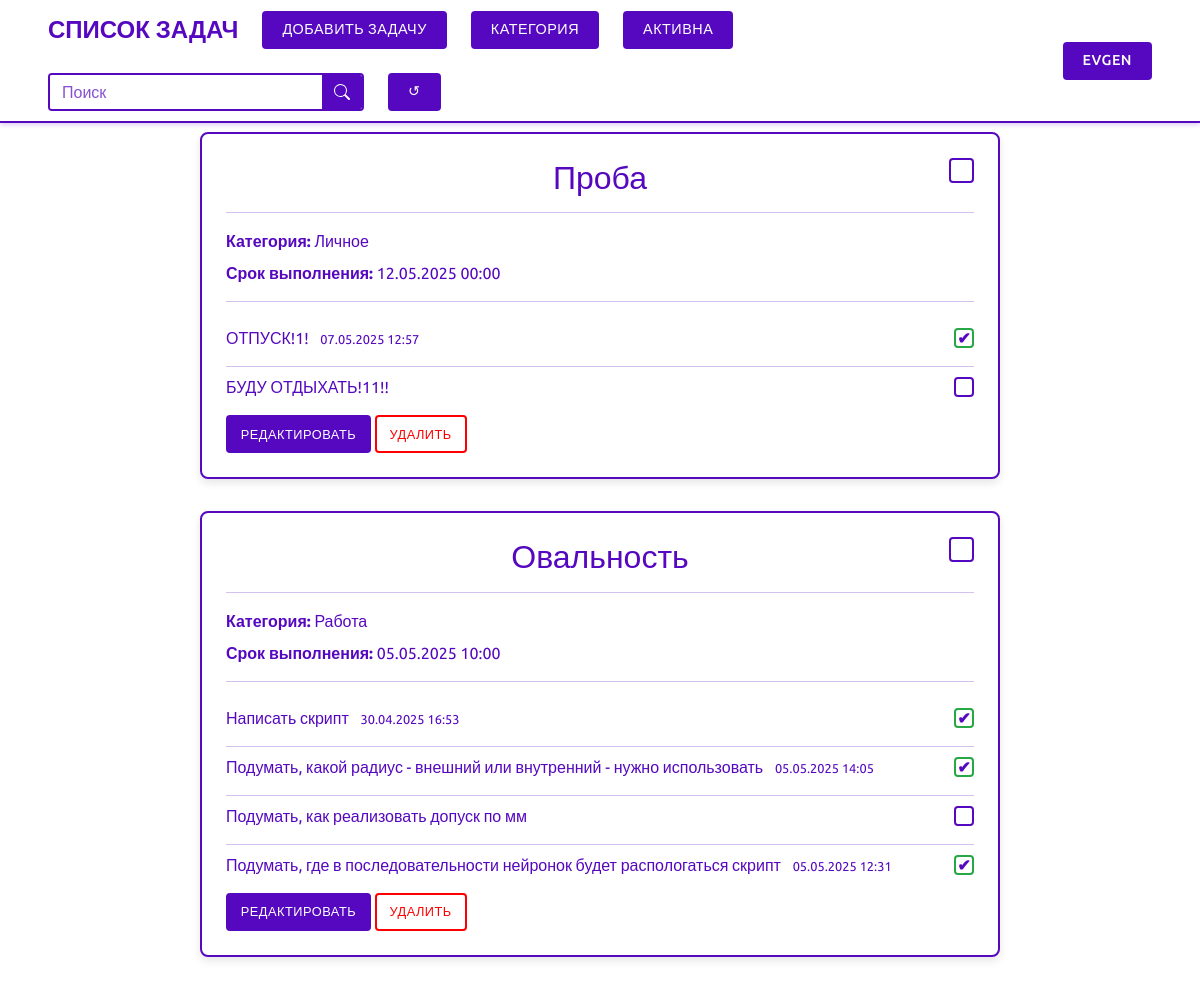
/?status=active (signed in), run on the app's committed database.
### task/models.py (models this page shows, shortened)
class Task(models.Model):
    class Status(models.TextChoices):
        NOT_ACTIVE = 'not_active', 'Не активна'
        ACTIVE = 'active', 'Активна'
        COMPLETED = 'completed', 'Выполнена'
    title = models.CharField(max_length=100, verbose_name='Название задачи')
    user = models.ForeignKey(User, on_delete=models.CASCADE, verbose_name='Пользователь', related_name='tasks')
    category = models.ForeignKey(Category, on_delete=models.PROTECT, verbose_name='Категория', related_name='tasks')
    status = models.CharField(max_length=10, choices=Status.choices, default=Status.NOT_ACTIVE,
                              verbose_name='Статус задачи')
    create_date = models.DateTimeField(auto_now_add=True, db_index=True, verbose_name='Дата создания')
    due_date = models.DateTimeField(blank=True, null=True, verbose_name='Срок выполнения')
    class Meta:
        ordering = ('-create_date',)
        verbose_name = 'Задача'
        verbose_name_plural = 'Задачи'
        constraints = [
            models.CheckConstraint(
                check=models.Q(due_date__gt=models.F('create_date')),
                name='check_due_date_after_create_date'
            )
        ]

class Category(models.Model):
    name = models.CharField(max_length=50, unique=True, verbose_name='Название')
    slug = models.SlugField(max_length=50, unique=True, db_index=True, allow_unicode=True)
    class Meta:
        ordering = ('name',)
        verbose_name = 'Категория'
        verbose_name_plural = 'Категории'

class SubTask(models.Model):
    task = models.ForeignKey(Task, on_delete=models.CASCADE, related_name='subtasks', verbose_name='Задача')
    description = models.TextField(blank=True, verbose_name='Подзадача')
    is_completed = models.BooleanField(default=False, verbose_name='Выполнена')
    create_date = models.DateTimeField(auto_now_add=True, verbose_name='Дата создания')
    completed_date = models.DateTimeField(null=True, blank=True, verbose_name='Дата выполнения')
    class Meta:
        ordering = ('create_date',)
        verbose_name = 'Позадача'
        verbose_name_plural = 'Подзадачи'
        default_related_name = 'subtasks'

### task/views.py (the view)
# urls.py: path('', views.home, name='home'),
def home(request):
    if request.user.is_authenticated:
        tasks = Task.objects.filter(user=request.user).prefetch_related('subtasks')
        category = request.GET.get('category')
        if category and category != '':
            tasks = tasks.filter(category__slug=category)
        status = request.GET.get('status')
        if status and status != '':
            tasks = tasks.filter(status=status)
        search = request.GET.get('search')
        if search and search != '':
            tasks = tasks.filter(Q(title__icontains=search))
        initial = {}
        if category:
            initial['category'] = category
        if status:
            initial['status'] = status
        if search:
            initial['search'] = search
        filter_form = TaskFilterForm(initial=initial)
    else:
        tasks = None
        filter_form = None
    context = {
        'tasks': tasks,
        'filter_form': filter_form,
    }
    return render(request, 'task/home.html', context)

### task/forms.py
class TaskFilterForm(forms.Form):
    category = forms.ModelChoiceField(
        queryset=Category.objects.all(),
        required=False,
        widget=forms.Select(attrs={'class': 'form-control'}),
        to_field_name='slug'
    )
    status = forms.ChoiceField(
        choices=Task.Status.choices,
        required=False,
        widget=forms.Select(attrs={'class': 'form-control'})
    )
    search = forms.CharField(
        max_length=50,
        required=False,
        widget=forms.TextInput(attrs={'class': 'form-control'})
    )

### task/templatetags/filter_tags.py (called while the page is built)
@register.simple_tag(takes_context=True)
def url_replace_param(context, **kwargs):
    request = context['request']
    dict_ = request.GET.copy()
    for key, value in kwargs.items():
        if value is not None:
            dict_[key] = value
        else:
            if key in dict_:
                del dict_[key]
    url = reverse('task:home')
    encoded_params = urlencode({k: v for k, v in dict_.items() if v}, doseq=True)
    if encoded_params:
        return f'{url}?{encoded_params}'
    return url

### task/templates/task/home.html (shortened to what this page needs)
{% extends 'base.html' %}
{% load django_bootstrap5 %}
{% load static %}
{% block content %}
    <div class="container mt-4">
        {% if user.is_authenticated %}
            {% for task in tasks %}
                <div class="task-card task-status-{{ task.status|lower }}">
                    <div class="task-header">
                        <h2 class="task-title">{{ task.title }}</h2>
                        <div class="task-status-indicator status-{{ task.status|lower }}"
                             data-task-id="{{ task.id }}"
                             data-url="{% url 'task:api_change_task_status' task.id %}"
                             title="Изменить статус">
                        </div>
                    </div>
                    <hr class="purple-line">
                    <p class="task-category"><strong>Категория:</strong> {{ task.category.name }}</p>
                    <p class="task-due-date"><strong>Срок
                        выполнения:</strong> {{ task.due_date|date:"d.m.Y H:i"|default:"----" }}</p>
                    <hr class="purple-line">
                    <div class="subtask-list">
                        {% for subtask in task.subtasks.all %}
                            <div class="subtask-item">
                                <div class="subtask-description">
                                    {{ subtask.description }}
                                    {% if subtask.is_completed %}
                                        <span class="small text-muted">{{ subtask.completed_date|date:"d.m.Y H:i" }}</span>
                                    {% endif %}
                                </div>
                                <div class="subtask-status-indicator subtask-status-{{ subtask.is_completed|yesno:'completed,not_completed' }}"
                                     data-subtask-id="{{ subtask.id }}"
                                     data-url="{% url 'task:api_change_subtask_status' subtask.id %}"
                                     title="Изменить статус">
                                    {% if subtask.is_completed %}
                                        <span class="checkmark">&#10004;</span>
                                    {% endif %}
                                </div>
                            </div>
                            {% if not forloop.last %}
                                <hr class="purple-line subtask-line">
                            {% endif %}
                        {% endfor %}
                    </div>
                    <div class="task-actions mt-3">
                        <a href="{% url 'task:task_edit' task.id %}{{ all }}" class="btn btn-login btn-sm">Редактировать</a>
                        <button type="button" class="btn btn-cancel btn-sm" data-bs-toggle="modal"
                                data-bs-target="#deleteTaskModal" data-task-id="{{ task.id }}"
                                data-task-title="{{ task.title }}">
                            Удалить
                        </button>
                    </div>
                </div>
            {% empty %}
                <p class="text-center">Задач пока нет.</p>
            {% endfor %}
        {% else %}
            <p class="text-center">Авторизуйтесь, чтобы увидеть задачи.</p>
        {% endif %}
    </div>
{% endblock %}

### task/templates/base.html (shortened to what this page needs)
{% load django_bootstrap5 %}
{% bootstrap_css %}
{% load static %}
{% load filter_tags %}
<!DOCTYPE html>
<html lang="ru">
<head>
    <link rel="stylesheet" href="{% static 'css/style.css' %}">
</head>
<body>
<header>
    <div class="container">
        <div class="header-left">
            <a href="{% url 'task:home' %}{{ all }}" class="logo">Список задач</a>
            {% if user.is_authenticated %}
                <a href="{% url 'task:task_create' %}{{ all }}" class="btn btn-add-task">Добавить задачу</a>
                <div class="dropdown filter-dropdown">
                    <button class="btn btn-dropdown">
                        {% with current_category_slug=request.GET.category %}
                            {% if current_category_slug %}
                                {% for cat in categories %}
                                    {% if cat.slug == current_category_slug %}{{ cat.name }}{% endif %}
                                {% endfor %}
                            {% else %}
                                Категория
                            {% endif %}
                        {% endwith %}
                    </button>
                </div>
                <div class="dropdown filter-dropdown">
                    <button class="btn btn-dropdown">
                        {% with current_status_key=request.GET.status %}
                            {% if current_status_key %}
                                {% for status_key, status_name in statuses %}
                                    {% if status_key == current_status_key %}{{ status_name }}{% endif %}
                                {% endfor %}
                            {% else %}
                                Статус
                            {% endif %}
                        {% endwith %}
                    </button>
                </div>
                <form method="get" action="{% url 'task:home' %}" class="search-form-container">
                    <input type="text" name="search" class="form-control custom-search-input" placeholder="Поиск"
                           value="{{ request.GET.search|default:'' }}">
                    <button class="btn custom-search-button" type="submit">
                        <svg xmlns="http://www.w3.org/2000/svg" width="16" height="16" fill="currentColor"
                             class="bi bi-search" viewBox="0 0 16 16">
                            <path d="M11.742 10.344a6.5 6.5 0 1 0-1.397 1.398h-.001q.044.06.098.115l3.85 3.85a1 1 0 0 0 1.415-1.414l-3.85-3.85a1 1 0 0 0-.115-.1zM12 6.5a5.5 5.5 0 1 1-11 0 5.5 5.5 0 0 1 11 0"></path>
                        </svg>
                    </button>
                </form>
                {% if request.GET.category or request.GET.status or request.GET.search %}
                    <a href="{% url 'task:home' %}" class="btn btn-reset">
                        &#x21BA;
                    </a>
                {% endif %}
            {% endif %}
        </div>
        <div class="header-right">
            {% if user.is_authenticated %}
                <div class="dropdown">
                    <button class="btn btn-dropdown">{{ user.username }}</button>
                </div>
            {% else %}
                <a href="{% url 'account:login' %}" class="btn btn-login">Войти</a>
                <a href="{% url 'account:register' %}" class="btn btn-register">Регистрация</a>
            {% endif %}
        </div>
    </div>
</header>
{% block content %}
{% endblock %}
</body>
</html>

### data on the page
Task: title "Проба", category.name "Личное", due_date "12.05.2025 00:00"
SubTask: description "ОТПУСК!1!", completed_date "07.05.2025 12:57"
SubTask: description "БУДУ ОТДЫХАТЬ!11!!", is_completed False (drawn)
Task: title "Овальность", category.name "Работа", due_date "05.05.2025 10:00"
SubTask: description "Написать скрипт", completed_date "30.04.2025 16:53"
SubTask: description "Подумать, какой радиус - внешний или внутренний - нужно использовать", completed_date "05.05.2025 14:05"
SubTask: description "Подумать, как реализовать допуск по мм", is_completed False (drawn)
SubTask: description "Подумать, где в последовательности нейронок будет распологаться скрипт", completed_date "05.05.2025 12:31"

### other printed values
{{ status_name }} "АКТИВНА"
{{ user.username }} "EVGEN"
